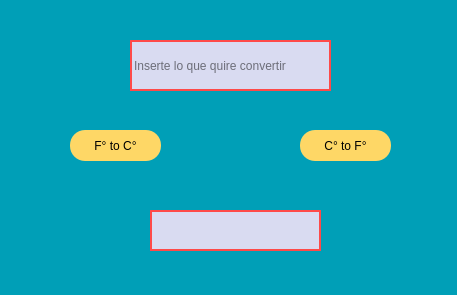
<?xml version="1.0" encoding="UTF-8"?>
<ui version="4.0">
 <class>MainWindow</class>
 <widget class="QMainWindow" name="MainWindow">
  <property name="geometry">
   <rect>
    <x>0</x>
    <y>0</y>
    <width>457</width>
    <height>295</height>
   </rect>
  </property>
  <property name="windowTitle">
   <string>MainWindow</string>
  </property>
  <property name="styleSheet">
   <string notr="true">background-color: rgb(0, 159, 183);</string>
  </property>
  <widget class="QWidget" name="centralwidget">
   <widget class="QPushButton" name="btn_CtoF">
    <property name="geometry">
     <rect>
      <x>300</x>
      <y>130</y>
      <width>91</width>
      <height>31</height>
     </rect>
    </property>
    <property name="styleSheet">
     <string notr="true">QPushButton{
	background-color: rgb(254, 215, 102);
	border-radius:15px;
	
}
QPushButton:hover{
	border:3px  solid rgb(254, 215, 102);
	background-color: rgb(254, 74, 73);
}</string>
    </property>
    <property name="text">
     <string>C° to F°</string>
    </property>
   </widget>
   <widget class="QPushButton" name="btn_CtoF_2">
    <property name="geometry">
     <rect>
      <x>70</x>
      <y>130</y>
      <width>91</width>
      <height>31</height>
     </rect>
    </property>
    <property name="styleSheet">
     <string notr="true">QPushButton{
	background-color: rgb(254, 215, 102);
	border-radius:15px;
	
}
QPushButton:hover{
	border:3px  solid rgb(254, 215, 102);
	background-color: rgb(254, 74, 73);
}</string>
    </property>
    <property name="text">
     <string>F° to C°</string>
    </property>
   </widget>
   <widget class="QLineEdit" name="Dato_txt">
    <property name="geometry">
     <rect>
      <x>130</x>
      <y>40</y>
      <width>201</width>
      <height>51</height>
     </rect>
    </property>
    <property name="styleSheet">
     <string notr="true">background-color: rgb(217, 219, 241);
font: 75 14pt &quot;Rockwell Condensed&quot;;
border: 2px solid rgb(254, 74, 73);
text-aling: Center;</string>
    </property>
    <property name="text">
     <string/>
    </property>
    <property name="placeholderText">
     <string>Inserte lo que quire convertir</string>
    </property>
   </widget>
   <widget class="QLabel" name="Resultado">
    <property name="geometry">
     <rect>
      <x>150</x>
      <y>210</y>
      <width>171</width>
      <height>41</height>
     </rect>
    </property>
    <property name="styleSheet">
     <string notr="true">background-color: rgb(217, 219, 241);
font: 75 14pt &quot;Rockwell Condensed&quot;;
border: 2px solid rgb(254, 74, 73);
text-aling: Center;</string>
    </property>
    <property name="text">
     <string/>
    </property>
   </widget>
  </widget>
 </widget>
 <resources/>
 <connections/>
</ui>
